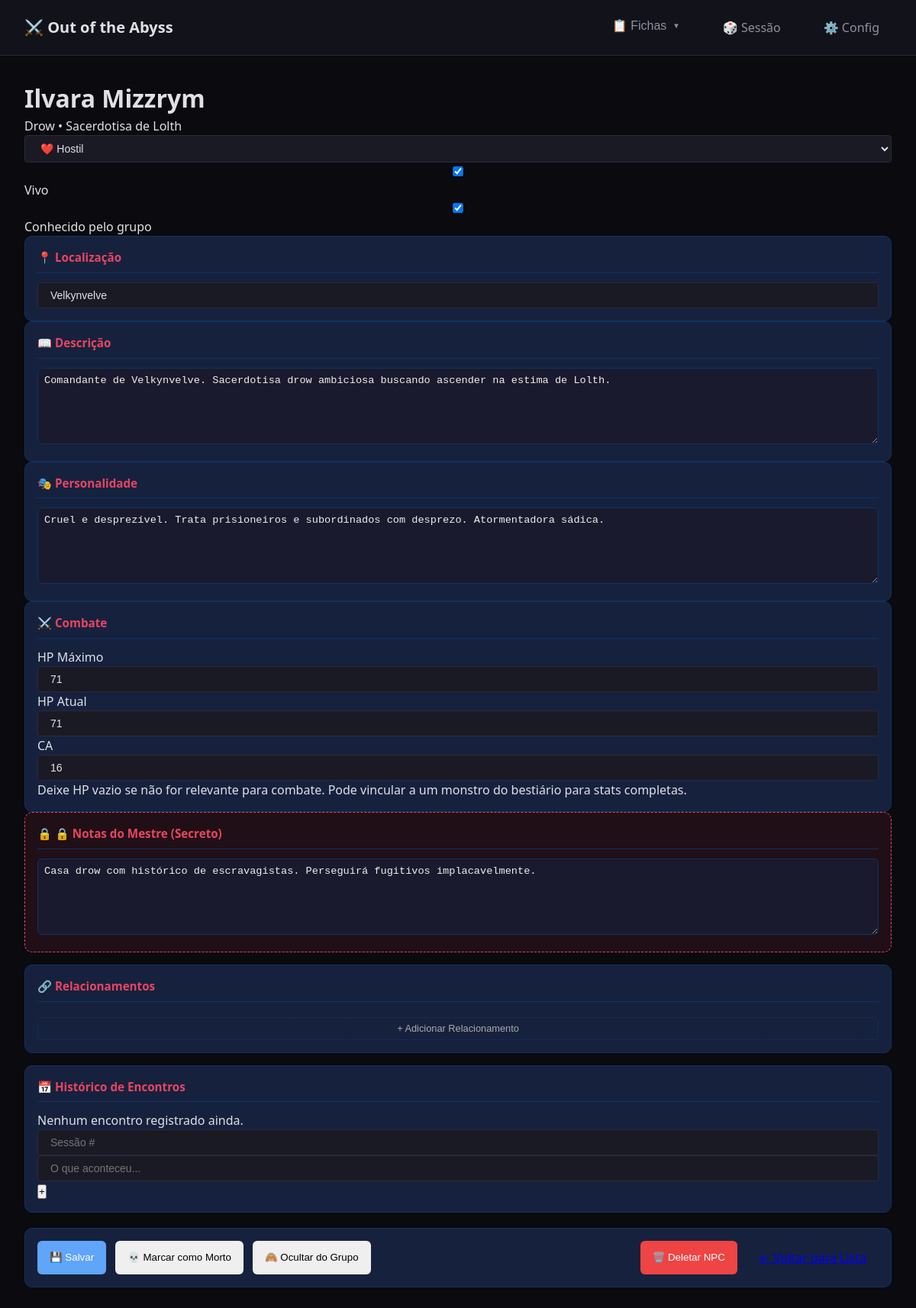
The page /fichas/npc/1 on the database its author committed.
### tables this page shows
CREATE TABLE npcs (
                id INTEGER PRIMARY KEY AUTOINCREMENT,
                nome TEXT NOT NULL,
                titulo TEXT,
                raca TEXT,
                classe TEXT,
                ocupacao TEXT,
                localizacao TEXT,
                descricao TEXT,
                personalidade TEXT,
                
                -- Combate
                hp_maximo INTEGER,
                hp_atual INTEGER,
                ca INTEGER DEFAULT 10,
                monstro_id INTEGER,
                
                -- Relacionamentos (alinhamento com o grupo)
                alinhamento TEXT DEFAULT 'neutro',  -- amigável, indiferente, hostil
                aliado INTEGER DEFAULT 0,
                hostil INTEGER DEFAULT 0,
                neutro INTEGER DEFAULT 1,
                
                -- Status
                vivo INTEGER DEFAULT 1,
                conhecido INTEGER DEFAULT 0,
                
                imagem TEXT,
                notas TEXT,
                
                criado_em TEXT DEFAULT CURRENT_TIMESTAMP,
                atualizado_em TEXT DEFAULT CURRENT_TIMESTAMP, observacoes TEXT, atributos TEXT, segredo TEXT, acoes TEXT,
                
                FOREIGN KEY (monstro_id) REFERENCES monstros(id)
            );

### app/routes/fichas.py (the view)
@fichas_bp.route('/npc/<int:id>')
def ver_npc(id):
    npc = NPCRepository.get_by_id(id)
    if not npc:
        return render_template('erro.html', mensagem='NPC não encontrado'), 404
    return render_template('fichas/npc.html', npc=npc)

### app/modulos/database.py (called while the page is built)
@contextmanager
def get_connection():
    conn = sqlite3.connect(DB_PATH)
    conn.row_factory = sqlite3.Row  # Retorna dicts ao invés de tuples
    conn.execute("PRAGMA foreign_keys = ON")  # Habilita foreign keys
    conn.execute("PRAGMA journal_mode = WAL")  # Write-Ahead Logging (mais rápido)
    conn.execute("PRAGMA synchronous = NORMAL")  # Balance entre segurança e velocidade
    try:
        yield conn
        conn.commit()
    except Exception as e:
        conn.rollback()
        raise e
    finally:
        conn.close()

def dict_from_row(row) -> Optional[Dict]:
    if row is None:
        return None
    return dict(row)

def json_loads_safe(data: str, default=None):
    if data is None:
        return default
    try:
        return json.loads(data)
    except:
        return default

    @classmethod
    def get_by_id(cls, id: int) -> Optional[Dict]:
        with get_connection() as conn:
            cursor = conn.execute(f"SELECT * FROM {cls.table_name} WHERE id = ?", (id,))
            row = cursor.fetchone()
            return dict_from_row(row)

### app/modulos/repositories.py (called while the page is built)
    @classmethod
    def _parse_json_fields(cls, data: Dict) -> None:
        json_fields = ['atributos', 'acoes']
        for field in json_fields:
            if field in data and data[field]:
                data[field] = json_loads_safe(data[field], default=[])

    @classmethod
    def get_by_id(cls, id: int) -> Optional[Dict]:
        data = super().get_by_id(id)
        if data:
            cls._parse_json_fields(data)
        return data

### templates/fichas/npc.html (shortened to what this page needs)
{% extends "base.html" %}
{% block extra_css %}
<link rel="stylesheet" href="{{ url_for('static', filename='css/fichas.css') }}">
{% endblock %}
{% block content %}
<div class="ficha-npc-container">
    <header class="ficha-npc-header">
        <div class="npc-info-principal">
            <h1 class="npc-nome" data-campo="nome" contenteditable="true">{{ npc.nome if npc else 'Nome do NPC' }}</h1>
            <p class="npc-subtitulo">
                <span data-campo="raca" contenteditable="true">{{ npc.raca if npc else 'Raça' }}</span>
                {% if npc and npc.classe %} • <span data-campo="classe" contenteditable="true">{{ npc.classe }}</span>{% endif %}
            </p>
        </div>
        <div class="npc-status-container">
            <select class="status-select" data-campo="alinhamento">
                <option value="hostil" {{ 'selected' if npc and npc.alinhamento == 'hostil' else '' }}>❤️ Hostil</option>
            </select>
            <label class="checkbox-vivo">
                <input type="checkbox" data-campo="vivo" {{ 'checked' if not npc or npc.vivo else '' }}>
                Vivo
            </label>
            <label class="checkbox-conhecido">
                <input type="checkbox" data-campo="conhecido" {{ 'checked' if npc and npc.conhecido else '' }}>
                Conhecido pelo grupo
            </label>
        </div>
    </header>
    <div class="ficha-npc-body">
        <div class="coluna-esquerda">
            <div class="bloco localizacao">
                <h3>📍 Localização</h3>
                <input type="text" class="input-full" data-campo="localizacao" value="{{ npc.localizacao if npc else '' }}" placeholder="Onde este NPC está atualmente?">
            </div>
            <div class="bloco descricao">
                <h3>📖 Descrição</h3>
                <textarea class="texto-area" data-campo="descricao" placeholder="Aparência, comportamento, primeira impressão...">{{ npc.descricao if npc else '' }}</textarea>
            </div>
            <div class="bloco personalidade-npc">
                <h3>🎭 Personalidade</h3>
                <textarea class="texto-area" data-campo="personalidade" placeholder="Como o NPC age, fala, o que motiva ele...">{{ npc.personalidade if npc else '' }}</textarea>
            </div>
            <div class="bloco stats-combate">
                <h3>⚔️ Combate</h3>
                <div class="stats-grid">
                    <div class="stat-item">
                        <label>HP Máximo</label>
                        <input type="number" data-campo="hp_maximo" value="{{ npc.hp_maximo if npc and npc.hp_maximo else '' }}" placeholder="—">
                    </div>
                    <div class="stat-item">
                        <label>HP Atual</label>
                        <input type="number" data-campo="hp_atual" value="{{ npc.hp_atual if npc and npc.hp_atual else '' }}" placeholder="—">
                    </div>
                    <div class="stat-item">
                        <label>CA</label>
                        <input type="number" data-campo="ca" value="{{ npc.ca if npc and npc.ca else 10 }}" placeholder="10">
                    </div>
                </div>
                <p class="stat-hint">Deixe HP vazio se não for relevante para combate. Pode vincular a um monstro do bestiário para stats completas.</p>
            </div>
        </div>
        <div class="coluna-direita">
            <div class="bloco notas-mestre">
                <h3>🔒 Notas do Mestre (Secreto)</h3>
                <textarea class="texto-area texto-secreto" data-campo="notas" placeholder="Segredos, planos futuros, conexões que os jogadores não sabem...">{{ npc.notas if npc else '' }}</textarea>
            </div>
            <div class="bloco relacionamentos">
                <h3>🔗 Relacionamentos</h3>
                <button class="btn-adicionar" onclick="adicionarRelacionamento()">+ Adicionar Relacionamento</button>
            </div>
            <div class="bloco historico">
                <h3>📅 Histórico de Encontros</h3>
                <div class="historico-lista" id="lista-historico">
                    {% if npc and npc.historico %}
                    {% for evento in npc.historico %}
                    <div class="historico-item">
                        <span class="historico-sessao">Sessão {{ evento.sessao }}</span>
                        <span class="historico-texto">{{ evento.descricao }}</span>
                    </div>
                    {% endfor %}
                    {% else %}
                    <p class="lista-vazia-pequena">Nenhum encontro registrado ainda.</p>
                    {% endif %}
                </div>
                <div class="adicionar-historico">
                    <input type="number" id="nova-sessao" placeholder="Sessão #" min="1">
                    <input type="text" id="novo-evento" placeholder="O que aconteceu...">
                    <button class="btn-adicionar-pequeno" onclick="adicionarEvento()">+</button>
                </div>
            </div>
        </div>
    </div>
    <div class="acoes-rapidas">
        {% if npc and npc.id %}
        <button class="btn-acao btn-salvar" onclick="salvarNPC()">💾 Salvar</button>
        <button class="btn-acao btn-matar" onclick="toggleVivo()">{{ '💀 Marcar como Morto' if npc.vivo else '✨ Ressuscitar' }}</button>
        <button class="btn-acao btn-revelar" onclick="toggleConhecido()">{{ '👁️ Revelar ao Grupo' if not npc.conhecido else '🙈 Ocultar do Grupo' }}</button>
        <button class="btn-acao btn-danger" onclick="deletarNPC()" style="margin-left: auto;">🗑️ Deletar NPC</button>
        {% else %}
        <button class="btn-acao btn-criar" onclick="criarNPC()">✅ Criar NPC</button>
        {% endif %}
        <a href="{{ url_for('fichas.lista_npcs') }}" class="btn-acao btn-voltar">← Voltar para Lista</a>
    </div>
</div>
{% endblock %}

### templates/base.html (shortened to what this page needs)
<!DOCTYPE html>
<html lang="pt-BR">
<head>
    <link rel="stylesheet" href="{{ url_for('static', filename='css/base.css') }}">
    <link rel="stylesheet" href="{{ url_for('static', filename='css/widgets.css') }}">
    <link rel="stylesheet" href="{{ url_for('static', filename='css/fichas.css') }}">
    {% block extra_css %}{% endblock %}
</head>
<body class="tema-abyss">
    <nav class="navbar">
        <div class="navbar-brand">
            <a href="{{ url_for('main.index') }}">⚔️ Out of the Abyss</a>
        </div>
        <div class="navbar-menu">
            <div class="nav-dropdown">
                <button class="nav-link nav-dropdown-toggle">
                    📋 Fichas <span class="dropdown-arrow">▼</span>
                </button>
            </div>
            <a href="{{ url_for('sessao.tela_sessao') }}" class="nav-link">🎲 Sessão</a>
            <a href="{{ url_for('main.configuracoes') }}" class="nav-link">⚙️ Config</a>
        </div>
    </nav>
    <main class="container">
        {% block content %}{% endblock %}
    </main>
</body>
</html>

### app/static/css/base.css (style rules this page uses)
:root { --bg-primary: #0a0a0f; --bg-secondary: #12121a; --bg-tertiary: #1a1a25; --bg-elevated: #22222f; --text-primary: #e0e0e5; --text-secondary: #9090a0; --text-muted: #606070; --accent-primary: #4a6fa5; --accent-secondary: #8b4a8b; --accent-danger: #a54a4a; --accent-success: #4a8b5a; --accent-warning: #8b7a4a; --border-color: #2a2a3a; --border-light: #3a3a4a; --shadow-sm: 0 2px 4px rgba(0, 0, 0, 0.3); --shadow-md: 0 4px 8px rgba(0, 0, 0, 0.4); --shadow-lg: 0 8px 16px rgba(0, 0, 0, 0.5); --spacing-xs: 0.25rem; --spacing-sm: 0.5rem; --spacing-md: 1rem; --spacing-lg: 1.5rem; --spacing-xl: 2rem; --radius-sm: 4px; --radius-md: 8px; --radius-lg: 12px; --transition-fast: 0.15s ease; --transition-normal: 0.25s ease; }
*, *::before, *::after { box-sizing: border-box; margin: 0; padding: 0; }
html { font-size: 16px; }
body { font-family: 'Segoe UI', system-ui, -apple-system, sans-serif; background-color: var(--bg-primary); color: var(--text-primary); line-height: 1.5; min-height: 100vh; }
.navbar { display: flex; justify-content: space-between; align-items: center; padding: var(--spacing-md) var(--spacing-xl); background-color: var(--bg-secondary); border-bottom: 1px solid var(--border-color); position: sticky; top: 0; z-index: 1000; }
.navbar-brand a { color: var(--text-primary); text-decoration: none; font-size: 1.25rem; font-weight: 600; }
.navbar-menu { display: flex; gap: var(--spacing-lg); }
.nav-link { color: var(--text-secondary); text-decoration: none; padding: var(--spacing-sm) var(--spacing-md); border-radius: var(--radius-sm); transition: var(--transition-fast); }
.container { max-width: 1400px; margin: 0 auto; padding: var(--spacing-xl); }
.btn-danger { background-color: var(--accent-danger); border-color: var(--accent-danger); }
input, select, textarea { background-color: var(--bg-tertiary); border: 1px solid var(--border-color); border-radius: var(--radius-sm); padding: var(--spacing-sm) var(--spacing-md); color: var(--text-primary); font-size: 0.875rem; width: 100%; }
.nav-dropdown { position: relative; }
.nav-dropdown-toggle { background: none; border: none; color: var(--text-secondary); padding: var(--spacing-sm) var(--spacing-md); border-radius: var(--radius-sm); cursor: pointer; font-size: inherit; display: flex; align-items: center; gap: 0.5rem; transition: var(--transition-fast); }
.dropdown-arrow { font-size: 0.6em; transition: transform 0.2s ease; }
.navbar-brand { display: flex; align-items: center; gap: var(--spacing-md); }

### rows shown on the page
npcs: nome "Ilvara Mizzrym", raca "Drow", classe "Sacerdotisa de Lolth", localizacao "Velkynvelve", descricao "Comandante de Velkynvelve. Sacerdotisa drow ambiciosa buscando ascender na estima de Lolth.", personalidade "Cruel e desprezível. Trata prisioneiros e subordinados com desprezo. Atormentadora sádica.", hp_maximo "71", hp_atual "71", ca "16", notas "Casa drow com histórico de escravagistas. Perseguirá fugitivos implacavelmente.", vivo "💀 Marcar como Morto", conhecido "🙈 Ocultar do Grupo"
